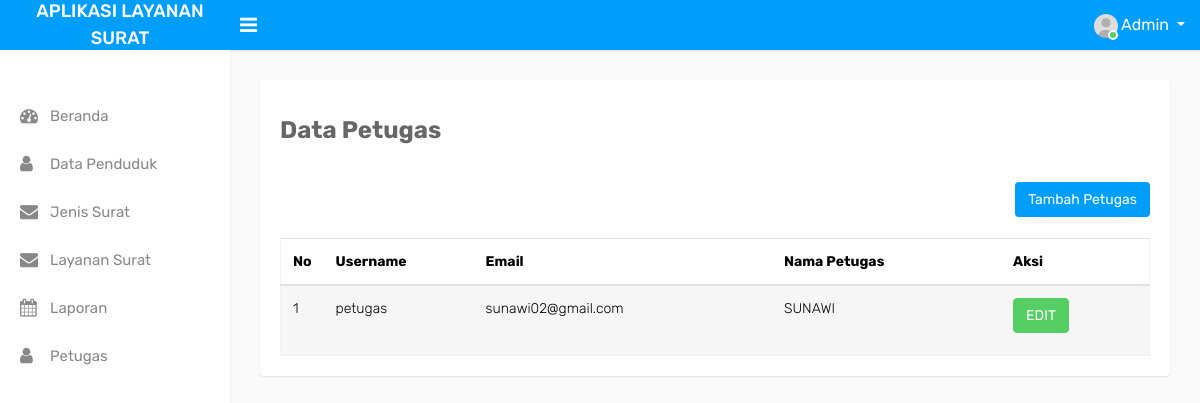
The app's page /petugas (signed in) with its own data.
### surat/models.py (models this page shows, shortened)
class Petugas(models.Model):
    user = models.OneToOneField(User, null=True, on_delete=models.CASCADE)
    nama_petugas = models.CharField(max_length=50)
    nip_petugas = models.CharField(max_length=18)
    tempat_lahir_petugas = models.CharField(max_length=50)
    pendidikan_petugas = models.CharField(max_length=20)
    email = models.CharField(max_length=30)
    alamat = models.CharField(max_length=100)
    no_hp = models.CharField(max_length=12)
    class Meta:
        verbose_name_plural ="Petugas"

### surat/decorators.py (the view)
        def perubahan_halaman(request, *args, **kwargs):
            group = None
            if request.user.groups.exists():
                group = request.user.groups.all()[0].name
            if group in yang_diizinkan :
                return fungsi_awal(request, *args, **kwargs)
            else:
                return HttpResponse('<h2><center>Anda Tidak Dijikankan Ke Tampilam ini</center></h2>')

### surat/views.py (called while the page is built)
@login_required(login_url='login')
@ijinkan_pengguna(yang_diizinkan=['petugas'])
def petugas(request):
    tabelpetugas = Petugas.objects.all()
    context = {
        'menu' : 'Data Petugas',
        'page' : 'Halaman Data Petugas',
        'petugas' : tabelpetugas,
    }
    return render(request, 'surat/petugas.html', context)

### surat/templates/surat/petugas.html (shortened to what this page needs)
{% extends "base.html" %}
{% load static %}
{% block content %}
<div class="page-wrapper">
    <div class="content">
        <div class="row">
            <div class="col-sm-12">
                <div class="card-box">
                    <div class="card-block">
                        <p><strong>
                                <h3>Data Petugas</h3>
                            </strong></p>
                        <br>
                        <div align="right">
                            <a href="{% url 'tambahpetugas' %}" type="button" class="btn btn-primary ">
                                Tambah Petugas</i>
                            </a>
                        </div>
                        <br>
                        <div class="card-block">
                            <table class="table table-striped mb-0 ">
                                <thead class="thead-default">
                                    <tr>
                                        <th width="40px">No</th>
                                        <th width="150px">Username</th>
                                        <th>Email</th>
                                        <th>Nama Petugas</th>
                                        <th>Aksi</th>
                                    </tr>
                                </thead>
                                <tbody>
                                    {% for p in petugas %}
                                    <tr>
                                        <td>{{forloop.counter}}</td>
                                        <td>{{p.user}}</td>
                                        <td>{{p.email}}</td>
                                        <td>{{p.nama_petugas}}</td>
                                        <td>
                                            <div class="btn-toolbar m-b-10">
                                                <div class="btn-group">
                                                    <a href="{% url 'editpetugas' p.id %}"
                                                        class="btn btn-success float-right">EDIT</a>
                                                </div>
                                            </div>
                                        </td>
                                    </tr>
                                    {% empty %}
                                    <tr>
                                        <td colspan="17" align="center"> Data Masih Kosong</td>
                                    </tr>
                                    {% endfor %}
                                </tbody>
                            </table>
                        </div>
                    </div>
                </div>
            </div>
        </div>
    </div>
</div>
{% endblock content %}

### records on screen
Petugas: user "petugas", email "sunawi02@gmail.com", nama_petugas "SUNAWI"
